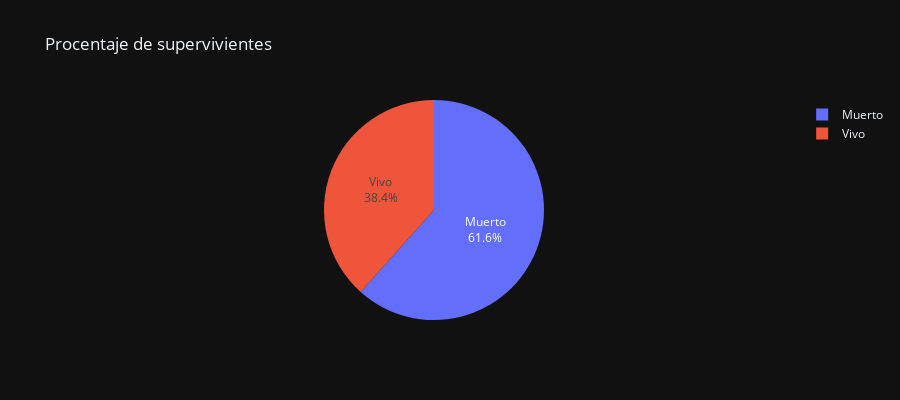

Notebook cell for this chart:
### Markdown cell above
#### Nos muestra el total de pasajeros por clase y por sexo de nuestro fragmento de dataset

### Code cell
# gráfico en forma de tarta(pie) donde vemos el porcentaje de supervivientes
sobrevive = df['Superviviente'].value_counts().index.tolist()
fig = px.pie(df[df['Superviviente'].isin(sobrevive)], 'Superviviente', height=400 , title='Procentaje de supervivientes', template="plotly_dark")

fig.update_traces(textposition='inside', textinfo='percent+label')

fig.show()

### Figure 1 — Plotly figure (JSON) as saved in the notebook; plotly's stock layout.template omitted (floating-point values rounded to 4 significant figures; data arrays with more than 128 entries replaced by an {"elided": "..."} marker saying what was removed)
{"data": [{"domain": {"x": [0, 1], "y": [0, 1]}, "hovertemplate": "Superviviente=%{label}<extra></extra>", "labels": {"elided": "891 str values"}, "legendgroup": "", "name": "", "showlegend": true, "textinfo": "percent+label", "textposition": "inside", "type": "pie"}], "layout": {"height": 400, "legend": {"tracegroupgap": 0}, "title": {"text": "Procentaje de supervivientes"}}}
